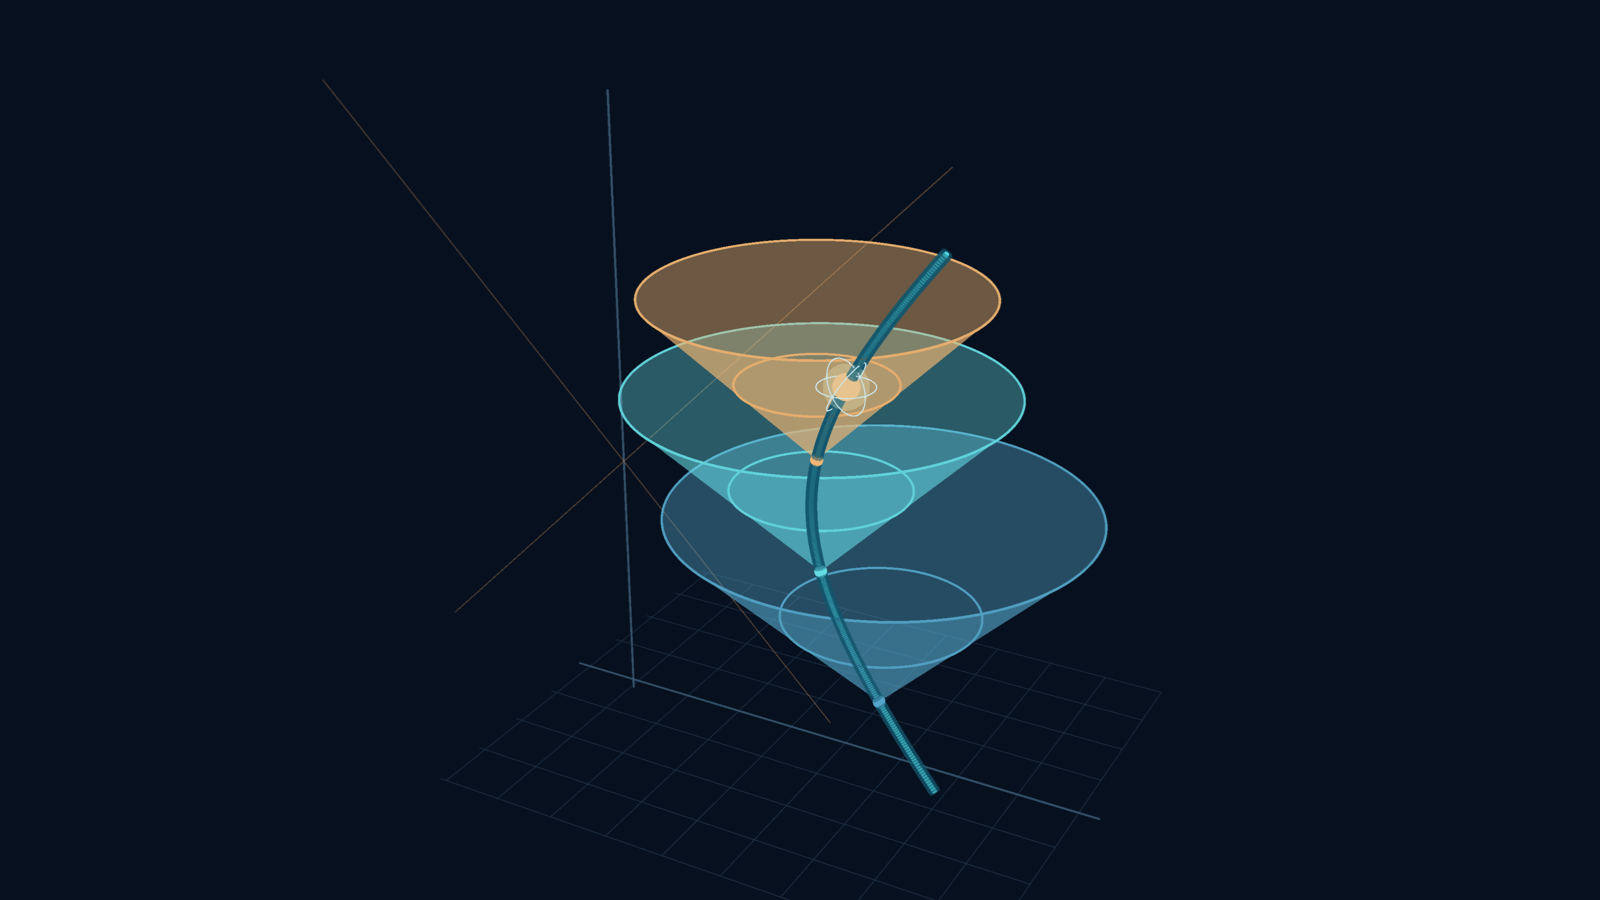

Write Python code to recreate this figure.
"""Atomic Radiation, Post 4 — accelerated atom and 3D light cones.

Run in your Codespace with:
    pip install pyvista numpy
    python atomic_post4_feature.py

If PyVista is unavailable, the script uses the same VTK geometry directly.
Outputs atomic_post4_feature.png beside the script.

Axes: X=longitudinal space z, Y=one transverse spatial coordinate, Z=ct.
Units: c=1 and proper acceleration a=0.65. This is a 2+1D slice
of Minkowski spacetime, not a depiction of 3D physical space.
"""
from pathlib import Path
import numpy as np
import pyvista as pv
OUT = Path(__file__).with_suffix('.png')
W,H=1600,900
A=0.65
CYAN='#55e3ec'; BLUE='#258fae'; AMBER='#f8bc79'; WHITE='#d7f6fa'; GRID='#23374e'

def worldline(tau):
    return np.stack([np.cosh(A*tau)/A, np.zeros_like(np.asarray(tau)), np.sinh(A*tau)/A],axis=-1)

def cone_arrays(point,height,nr=30,nphi=100):
    """Surface of future cone of given event, excluding tip degeneracy."""
    hs=np.linspace(0.003,height,nr)
    ps=np.linspace(0,2*np.pi,nphi,endpoint=False)
    verts=np.array([[point[0]+h*np.cos(p),point[1]+h*np.sin(p),point[2]+h] for h in hs for p in ps],float)
    faces=[]
    for i in range(nr-1):
        for j in range(nphi):
            k=i*nphi+j;l=i*nphi+(j+1)%nphi
            faces.append([k,l,l+nphi]); faces.append([k,l+nphi,k+nphi])
    return verts,np.array(faces)

def tube_points_curve(arr,r=.012):
    return np.asarray(arr,float)

def create_pyvista():

    pv.global_theme.background='#07101e'
    pl=pv.Plotter(off_screen=True,window_size=(W,H),lighting='none')
    pl.set_background('#07101e')
    pl.enable_anti_aliasing('ssaa')
    def add_line(pts,color,width=0.013,opacity=1):
        path=pv.lines_from_points(pts,close=False)
        pipe=path.tube(radius=width,n_sides=10)
        pl.add_mesh(pipe,color=color,opacity=opacity,ambient=.40,diffuse=.55,specular=.55,specular_power=35)
    def add_cone(event,height,color,opacity):
        pts,tri=cone_arrays(event,height)
        cells=np.column_stack([np.full(len(tri),3),tri]).astype(np.int64).ravel()
        mesh=pv.PolyData(pts,cells)
        pl.add_mesh(mesh,color=color,opacity=opacity,ambient=.55,diffuse=.45,smooth_shading=True,show_edges=False)
        for h in (height*.47,height):
            theta=np.linspace(0,2*np.pi,201)
            ring=np.column_stack([event[0]+h*np.cos(theta),event[1]+h*np.sin(theta),np.full_like(theta,event[2]+h)])
            add_line(ring,color,.008,.95)
    # subdued coordinate scaffold
    for y in np.linspace(-1.75,1.75,9):
        add_line(np.array([[-.45,y,-1.83],[3.6,y,-1.83]]),GRID,.0035,.45)
    for x in np.linspace(-.4,3.6,10):
        add_line(np.array([[x,-1.75,-1.83],[x,1.75,-1.83]]),GRID,.0035,.45)
    add_line([[-.5,0,-1.83],[3.75,0,-1.83]],'#3c5c77',.007,.6)
    add_line([[0,0,-1.9],[0,0,2.7]],'#3c5c77',.008,.7)
    # Rindler horizon in the worldline plane
    for sign in (-1,1):
        t=np.linspace(-1.7,2.5,100)
        add_line(np.column_stack([sign*t,np.zeros_like(t),t]),'#b27d53',.004,.26)
    # cones first so trajectory remains foreground
    events=[(-1.26,1.48,'#54a6ca',.40),(-.48,1.34,'#65dce4',.36),(.35,1.18,'#f1b673',.43)]
    for tau,height,col,opacity in events:
        ev=worldline(np.array(tau))
        add_cone(ev,height,col,opacity)
        pl.add_mesh(pv.Sphere(radius=.045,center=ev,theta_resolution=24,phi_resolution=24),color=col,emissive=True)
    tau=np.linspace(-1.67,1.63,320)
    path=worldline(tau)
    add_line(path,'#135a72',.042,.42)
    add_line(path,CYAN,.018,1)
    # stylized atom at one event
    pos=worldline(np.array(.88))
    pl.add_mesh(pv.Sphere(radius=.093,center=pos,theta_resolution=40,phi_resolution=40),color='#fee1af',ambient=.55,diffuse=.3,specular=.9,specular_power=60)
    pl.add_mesh(pv.Sphere(radius=.155,center=pos,theta_resolution=32,phi_resolution=32),color='#ffc57a',opacity=.13,ambient=.7)
    for rot in (0,60,120):
        theta=np.linspace(0,2*np.pi,180)
        pts=np.column_stack([.2*np.cos(theta),.2*np.sin(theta),np.zeros_like(theta)])
        r=np.deg2rad(rot)
        m=np.array([[np.cos(r),0,np.sin(r)],[0,1,0],[-np.sin(r),0,np.cos(r)]])
        add_line(pts@m.T+pos,'#d8f6ff',.004,.55)
    pl.camera.position=(6.8,-9.8,5.4)
    pl.camera.focal_point=(1.45,0,.40)
    pl.camera.view_up=(0,0,1)
    pl.camera.zoom(1.07)
    pl.screenshot(str(OUT),transparent_background=False)
    pl.close()

def create_vtk():
    import vtk
    from vtk.util.numpy_support import numpy_to_vtk
    def rgb(s):
        s=s.lstrip('#');return tuple(int(s[i:i+2],16)/255 for i in (0,2,4))
    ren=vtk.vtkRenderer();ren.SetBackground(*rgb('#07101e'))
    win=vtk.vtkRenderWindow();win.SetOffScreenRendering(1);win.AddRenderer(ren);win.SetSize(W,H)
    win.SetMultiSamples(8)
    def actor_for_poly(poly,color,opacity,ambient=.43):
        mapper=vtk.vtkPolyDataMapper();mapper.SetInputData(poly)
        actor=vtk.vtkActor();actor.SetMapper(mapper)
        p=actor.GetProperty();p.SetColor(*rgb(color));p.SetOpacity(opacity);p.SetAmbient(ambient);p.SetDiffuse(.55);p.SetSpecular(.35);p.SetSpecularPower(25)
        ren.AddActor(actor);return actor
    def add_line(arr,color,radius=.012,opacity=1):
        pts=vtk.vtkPoints(); lines=vtk.vtkCellArray()
        for i,p in enumerate(arr):pts.InsertNextPoint(*p)
        for i in range(len(arr)-1):
            l=vtk.vtkLine();l.GetPointIds().SetId(0,i);l.GetPointIds().SetId(1,i+1);lines.InsertNextCell(l)
        poly=vtk.vtkPolyData();poly.SetPoints(pts);poly.SetLines(lines)
        tub=vtk.vtkTubeFilter();tub.SetInputData(poly);tub.SetRadius(radius);tub.SetNumberOfSides(8);tub.CappingOn();tub.Update()
        return actor_for_poly(tub.GetOutput(),color,opacity)
    def add_sphere(pos,r,color,opacity=1):
        sph=vtk.vtkSphereSource();sph.SetCenter(*pos);sph.SetRadius(r);sph.SetThetaResolution(32);sph.SetPhiResolution(32);sph.Update()
        return actor_for_poly(sph.GetOutput(),color,opacity,.6)
    def add_cone(ev,height,color,opacity):
        v,tri=cone_arrays(ev,height)
        points=vtk.vtkPoints(); points.SetData(numpy_to_vtk(v,deep=True))
        cells=vtk.vtkCellArray()
        for face in tri:
            c=vtk.vtkTriangle()
            for j,k in enumerate(face):c.GetPointIds().SetId(j,int(k))
            cells.InsertNextCell(c)
        p=vtk.vtkPolyData();p.SetPoints(points);p.SetPolys(cells)
        ac=actor_for_poly(p,color,opacity,.62)
        ac.GetProperty().SetBackfaceCulling(False)
        for h in (height*.47,height):
            theta=np.linspace(0,2*np.pi,160)
            ring=np.column_stack([ev[0]+h*np.cos(theta),ev[1]+h*np.sin(theta),np.full_like(theta,ev[2]+h)])
            add_line(ring,color,.008,.95)
    for y in np.linspace(-1.75,1.75,9):add_line([[-.45,y,-1.83],[3.6,y,-1.83]],GRID,.0035,.5)
    for x in np.linspace(-.4,3.6,10):add_line([[x,-1.75,-1.83],[x,1.75,-1.83]],GRID,.0035,.5)
    add_line([[-.5,0,-1.83],[3.75,0,-1.83]],'#3c5c77',.007,.7)
    add_line([[0,0,-1.9],[0,0,2.7]],'#3c5c77',.008,.7)
    for sign in (-1,1):
        t=np.linspace(-1.7,2.5,100)
        add_line(np.column_stack([sign*t,np.zeros_like(t),t]),'#b27d53',.004,.26)
    for tau,height,col,opacity in [(-1.26,1.48,'#54a6ca',.40),(-.48,1.34,'#65dce4',.36),(.35,1.18,'#f1b673',.43)]:
        ev=worldline(np.array(tau))
        add_cone(ev,height,col,opacity)
        add_sphere(ev,.045,col)
    path=worldline(np.linspace(-1.67,1.63,320))
    add_line(path,'#135a72',.041,.55)
    add_line(path,CYAN,.018,1)
    pos=worldline(np.array(.88))
    add_sphere(pos,.095,'#fee1af')
    add_sphere(pos,.158,'#ffc57a',.12)
    for rot in (0,60,120):
        theta=np.linspace(0,2*np.pi,180)
        pts=np.column_stack([.2*np.cos(theta),.2*np.sin(theta),np.zeros_like(theta)])
        r=np.deg2rad(rot)
        m=np.array([[np.cos(r),0,np.sin(r)],[0,1,0],[-np.sin(r),0,np.cos(r)]])
        add_line(pts@m.T+pos,'#d8f6ff',.004,.55)
    cam=ren.GetActiveCamera();cam.SetPosition(6.8,-9.8,5.4);cam.SetFocalPoint(1.45,0,.40);cam.SetViewUp(0,0,1)
    cam.Zoom(1.07)
    ren.UseDepthPeelingOff()
    win.SetAlphaBitPlanes(1)
    win.Render()
    filt=vtk.vtkWindowToImageFilter();filt.SetInput(win);filt.SetInputBufferTypeToRGB();filt.ReadFrontBufferOff();filt.Update()
    writer=vtk.vtkPNGWriter();writer.SetFileName(str(OUT));writer.SetInputConnection(filt.GetOutputPort());writer.Write()
    win.Finalize()

if __name__=='__main__':
    try:
        import pyvista
    except ImportError:
        print('PyVista unavailable: rendering with VTK directly')
        create_vtk()
    else:
        create_pyvista()
    print(f'Created {OUT}')
